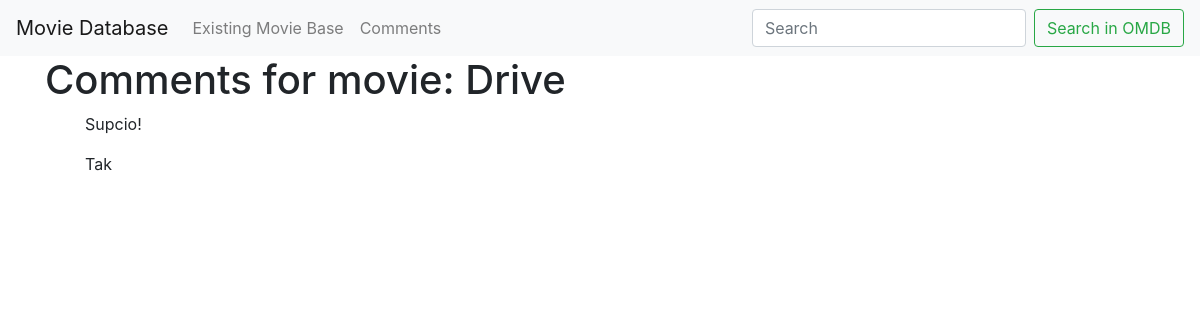
Page /comments/13/ on the committed database.
### movieapp/models.py (models this page shows, shortened)
class Movie(models.Model):
	title = models.CharField(max_length=50)
	data = JSONField(null=True)
	class Meta:
		ordering = ('title',)
	def __str__(self):
		return self.title

class Comment(models.Model):
	body = models.TextField(max_length=200)
	movie = models.ForeignKey(Movie, related_name='comments', on_delete=models.CASCADE, null=True, blank=True)

### movieapp/views.py (the view)
# urls.py: path('comments/<int:pk>/', views.comments_by_movie_id, name='comment_list_by_id'),
def comments_by_movie_id(request, pk):
	movie=get_object_or_404(Movie, pk = pk)
	comment_list = Comment.objects.filter(movie=movie).all()
	return render(request, 'comment_list_by_id.html', {'comment_list': comment_list, 'movie': movie})

### movieapp/templates/comment_list_by_id.html
{% extends "base.html" %}
{% block content %}
	<div class="container">
    <h1>Comments for movie: {{ movie }}</h1>
    {% if comment_list %}
    <ul>
      {% for comment in comment_list %}
        <p>{{ comment.body }}</p>
      {% endfor %}
    </ul>
    {% else %}
      <p>There are no comments for this movie yet.</p>
    {% endif %}
</div>
{% endblock %}

### rows in the picture
Movie: title "Drive"
Comment: body "Supcio!"
Comment: body "Tak"
